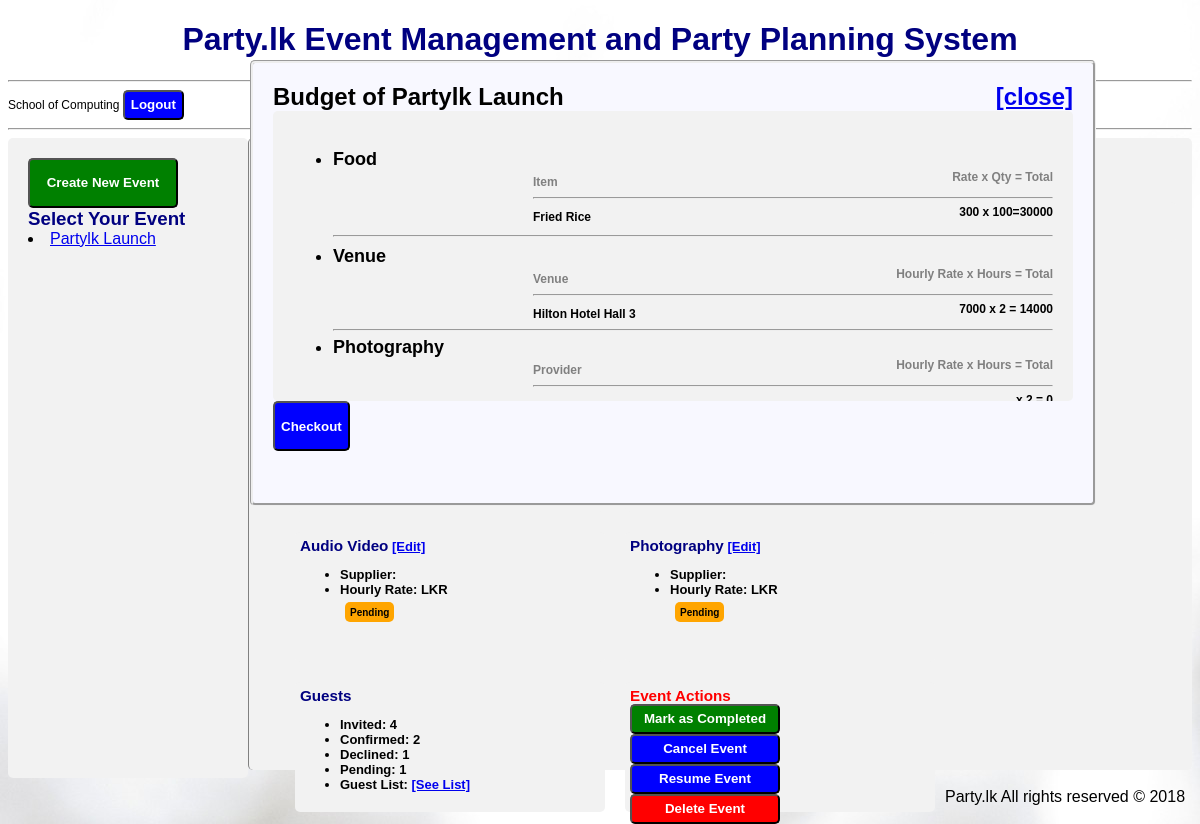
/pages/profile.php?eventid=35&budget=on (signed in), run on the app's committed database.
### tables this page shows
CREATE TABLE `event` (
  `eventid` int(10) NOT NULL,
  `event_name` varchar(255) NOT NULL,
  `location` text NOT NULL,
  `date` varchar(255) NOT NULL,
  `start` varchar(255) NOT NULL,
  `end` varchar(255) NOT NULL,
  `userid` int(11) DEFAULT NULL,
  `status` int(11) NOT NULL,
  `payment` int(11) NOT NULL
);

CREATE TABLE `event_food` (
  `id` int(11) NOT NULL,
  `eventid` int(11) NOT NULL,
  `itemid` int(11) NOT NULL,
  `quantity` int(11) NOT NULL
);

CREATE TABLE `fooditems` (
  `itemid` int(11) NOT NULL,
  `catererid` int(11) NOT NULL,
  `itemname` varchar(255) NOT NULL,
  `price` int(11) NOT NULL,
  `unit` text NOT NULL
);

CREATE TABLE `event_venues` (
  `eventid` int(11) NOT NULL,
  `venueid` int(11) NOT NULL,
  `status` int(11) NOT NULL
);

CREATE TABLE `venues` (
  `venueid` int(11) NOT NULL,
  `venue_name` text NOT NULL,
  `location` text NOT NULL,
  `rate` int(11) NOT NULL,
  `description` text NOT NULL
);

### server/server.php (the view, shortened to what this page needs)
<?php
require('auth.php');
function get_event($user){
    global $db;
    $query0= "SELECT userid FROM user WHERE username='$user'";
    $result0=mysqli_query($db,$query0);
    $userid =  mysqli_fetch_assoc($result0)['userid'];
    $query = "SELECT * FROM event WHERE userid='$userid'";
    $result = mysqli_query($db,$query);
    while ($event = mysqli_fetch_assoc($result)){
        $eventpath = "profile.php?eventid=".$event['eventid'];
        echo "<li> <a href='$eventpath'>",$event['event_name'], "</a></li>";
        }
}
function get_info($eventid){
    global $db,$eventname,$location;
    $query1 = "SELECT * from event WHERE eventid ='$eventid'";
    $result=mysqli_query($db,$query1);
    $event = mysqli_fetch_assoc($result);
    return $event;
}
function get_entry($key,$value ,$table,$column,$overridequery){
        global $db;
        $query = "SELECT * FROM `$table` WHERE `$key` = '$value'";
        if ($overridequery!==0){
            $result= (mysqli_query($db,$overridequery));
            while($entry = mysqli_fetch_assoc($result)){
                echo $entry[$column];
            }
        }
        else{
            $result = mysqli_query($db,$query);
            while($entry = mysqli_fetch_assoc($result)){
                return $entry[$column];
            }
        }
        }
function get_rates($table){
    global $db;
    $eventid = $_SESSION['eventid'];
        $hours = get_info($eventid)['end']- get_info($eventid)['start'];
    $query = "SELECT rate FROM event_av
    INNER JOIN av_suppliers ON event_av.supplierid = av_suppliers.avsupplierid
    WHERE eventid=$eventid";
    $result = mysqli_fetch_assoc(mysqli_query($db,$query));
    $av_rate = $result['rate'];
    $query = "SELECT rate FROM event_photography
    INNER JOIN photographer ON event_photography.photgrapherid = photographer.photographerid
    WHERE eventid=$eventid";
    $result = mysqli_fetch_assoc(mysqli_query($db,$query));
    $photo_rate = $result['rate'];
    $query = "SELECT rate FROM event_venues
    INNER JOIN venues ON event_venues.venueid = venues.venueid
    WHERE eventid=$eventid";
    $result = mysqli_fetch_assoc(mysqli_query($db,$query));
    $venue_rate = $result['rate'];
    $query = "SELECT * FROM event_food
    INNER JOIN fooditems ON event_food.itemid = fooditems.itemid
    WHERE eventid=$eventid";
    $result = mysqli_query($db,$query);
    if($table=='venue'){
        echo $venue_rate .' LKR';
    }
    elseif($table=='av'){
        echo $av_rate .' LKR';
    }
    elseif($table=='photo'){
        echo $photo_rate .' LKR';
    }
    elseif($table=='print_food'){
         while($foodlist=mysqli_fetch_assoc($result)){
            echo'<span style="margin-left:200px;">'.($foodlist['itemname']).'</span>' ;
            echo ' <span style="float:right"> ';
            echo($foodlist['price']) ;
            echo ' x ';
            echo($foodlist['quantity']);
            echo '=';
            $food_amount = $foodlist['price']*$foodlist['quantity'];
            echo $food_amount;
            echo ' </span> ';
            echo '<br>';
      }
    }
    elseif($table=='array'){
        $food_subtotal=0;
        while($foodlist=mysqli_fetch_assoc($result)){
            $food_amount = $foodlist['price']*$foodlist['quantity'];
            $food_subtotal += $food_amount;
      }
        $priceset = array();
        $priceset['hours'] = $hours;
        $priceset['venue'] = $venue_rate;
        $priceset['photo'] = $photo_rate;
        $priceset['av'] = $av_rate;
        $priceset['food'] = $food_subtotal;
        $priceset['subtotal'] = ($venue_rate+$photo_rate+$av_rate)*$hours + $food_subtotal;
        $priceset['total']= $priceset['subtotal']*(1+(10/100))+500;
        return $priceset;
    }
}
function counter($table,$column,$value,$condcol,$condval){
    global $db;
    $query = "SELECT * FROM $table WHERE $column = $value ";
    if ($condcol!==0){
        $query .= "AND $condcol = $condval";
    }
    $result = mysqli_num_rows(mysqli_query($db, $query));
    echo $result;
}
?>

### pages/event.php (shortened to what this page needs)
<?php
$eventid = $_GET['eventid'];
$event= get_info($eventid);
if ($event['status']==0){
    echo '<div class="label_pending">Pending</div>';
}
elseif($event['status']==1){
    echo '<div class="label_completed">Completed</div>';
}
else{
    echo '<div class="label_cancelled">Cancelled</div>';
}
?>
<div>
    <div class="label">
        <h3>General</h3>
        <a id="edit_triggesr" href="#" onClick="set_type('edit_general')">[Edit]</a>
        <ul>
            <li>
            </li>
            <li>
            </li>
            <li>
            </li>
            <li>
            </li>
        </ul>
    </div>
    <div class="label">
        <h3>Budget</h3><br>
        <span style="font-size:20px;">
        </span>
        <ul>
        <li>
            </li>
            <li>
            </li>
            <span>
                <?php
                    $pay_stat =  get_entry('eventid',$eventid,'event','payment',0);
                    if($pay_stat==1){
                        echo '<div style="display:inline-block; margin:5px;;height:10px;font-size:10px;" class="label_completed">Paid</div>';
                    }
                    else{
                        echo '<div style="display:inline-block; margin:5px;;height:10px;font-size:10px;" class="label_pending">Payment Pending</div>';
                    }
                ;?>
            </span><br>
            <span>
                <a id="edit_trigger" href="#" onClick="set_type('budget')">See Detailed Budget</a>
            </span>
        </ul>
    </div>
    <div class="label">
        <h3>Venue</h3>
        <a id="edit_trigger" href="#" onClick="set_type('edit_venue')">[Edit]</a>
        <ul>
            <li>
            </li>
            <li>
            </li>
            <span>
                <?php
                    $ven_stat =  get_entry('eventid',$eventid,'event_venues','status',0);
                    if($ven_stat==1){
                        echo '<div style="display:inline-block; margin:5px;;height:10px;font-size:10px;" class="label_completed">Booking Completed</div>';
                    }
                    else{
                        echo '<div style="display:inline-block; margin:5px;;height:10px;font-size:10px;" class="label_pending">Booking Pending</div>';
                    }
                ;?>
            </span>
        </ul>
    </div>
    <div class="label">
        <h3>Food</h3>
    <a id="edit_trigger" href="#" onClick="set_type('edit_caterer')">[Edit]</a>
        <ul>
            <li> Caterer:
            </li>
            <li>
                Food Items: <a id="foodlist" href="#foodlist" onClick="set_type('food_list')">[see list]</a>
            </li>
            <span>
            <?php
                    $pay_stat =  get_entry('eventid',$eventid,'event_catering','status',0);
                    if($pay_stat==1){
                        echo '<div style="display:inline-block; margin:5px;;height:10px;font-size:10px;" class="label_completed">Order Accepted</div>';
                    }
                    else{
                        echo '<div style="display:inline-block; margin:5px;;height:10px;font-size:10px;" class="label_pending">Order Pending</div>';
                    }
                ;?>
            </span>
        </ul>
    </div>
    <div class="label">
        <h3>Audio Video</h3>
        <a id="edit_trigger" href="#" onClick="set_type('edit_av')">[Edit]</a>
        <ul>
            <li> Supplier:
            </li>
            <li>Hourly Rate: <?php get_rates('av');?></li>
            <span>
            <?php
                    $pay_stat =  get_entry('eventid',$eventid,'event_av','status',0);
                    if($pay_stat==1){
                        echo '<div style="display:inline-block; margin:5px;;height:10px;font-size:10px;" class="label_completed">Confirmed</div>';
                    }
                    else{
                        echo '<div style="display:inline-block; margin:5px;;height:10px;font-size:10px;" class="label_pending">Pending</div>';
                    }
                ;?>
            </span>
        </ul>
    </div>
    <div class="label">
        <h3>Photography</h3>
        <a id="edit_trigger" href="#" onClick="set_type('edit_photo')">[Edit]</a>
        <ul>
            <li> Supplier:
            </li>
            <li>Hourly Rate: <?php get_rates('photo');?></li>
            <span>
            <?php
                    $pay_stat =  get_entry('eventid',$eventid,'event','payment',0);
                    if($pay_stat==1){
                        echo '<div style="display:inline-block; margin:5px;;height:10px;font-size:10px;" class="label_completed">Confirmed</div>';
                    }
                    else{
                        echo '<div style="display:inline-block; margin:5px;;height:10px;font-size:10px;" class="label_pending">Pending</div>';
                    }
                ;?>
            </span>
        </ul>
    </div>
    <div class="label" id="guests">
        <h3>Guests</h3>
            <ul>
                <li>
                    Invited: <?php counter('guests','eventid',$eventid,0,0);?>
                </li>
                <li>
                    Confirmed: <?php counter('guests','eventid',$eventid,'rsvp',1);?>
                </li>
                <li>
                    Declined: <?php counter('guests','eventid',$eventid,'rsvp',2);?>
                </li>
                <li>
                    Pending: <?php counter('guests','eventid',$eventid,'rsvp',0);?>
                </li>
                <li>
                    Guest List: <a id="edit_trigger" href="#"onClick="set_type('edit_guests')">[See List]</a>
                </li>
            </ul>
    </div>
    <div class="label">
        <h3 style="color:red">Event Actions</h3>
        <form action = "../server/server.php" method="POST">
        <button name="event_complete" style="height:30px;background-color:green;width:150px">Mark as Completed</button>
        <button name="event_cancel" style="height:30px;width:150px">Cancel Event</button>
        <button name="event_resume" style="height:30px;width:150px">Resume Event</button>
        <button name="event_delete" style="height:30px; background-color:red;width:150px">Delete Event</button>
        </form>
    </div>
    <div id ="budget" style = "height:400px" class = "newevent">
        Budget of
        <?php
            echo '<a style="float:right" href="../pages/profile.php?eventid='.$eventid.'">[close]</a>';
            echo $event['event_name'].'<br>';
            $rates= get_rates('array');
        ?>
        <div style="overflow:auto;height:250px;font-size:12px;">
            <ul style="font-size:18px;">
                <li>
                    Food<br>
                    <span style="font-size:12px;">
                        <span style="margin-left:200px;color:gray">Item</span>
                        <span style="float:right;color:gray">Rate x Qty = Total</span><br>
                        <hr style="margin-left:200px">
                        <?php get_rates('print_food');?>
                    </span>
                    <hr>
                </li>
                <li>
                    Venue <br>
                    <span style="font-size:12px;">
                        <span style="margin-left:200px;color:gray">Venue</span>
                        <span style="float:right;color:gray">Hourly Rate x Hours = Total</span><br>
                        <hr style="margin-left:200px">
                        <span style="margin-left:200px;">
                        <?php
                $overridequery_venue = "SELECT `venues`.`venue_name`,`event_venues`.`eventid` FROM `venues`
                INNER JOIN `event_venues`
                ON `venues`.`venueid` = event_venues.venueid
                WHERE `event_venues`.`eventid` = '$eventid'";
                get_entry('eventid',$eventid,'event_venues','venue_name',$overridequery_venue);?>
                        </span>
                        <span style="float:right">
                            <?php
                            $rate = $rates['venue'];
                            $hours = $rates['hours'];
                            echo $rate.' x '.$hours .' = '.$rate*$hours;
                            ?>
                        </span><br>
                    <hr>
                </li>
                <li>
                    Photography <br>
                    <span style="font-size:12px;">
                        <span style="margin-left:200px;color:gray">Provider</span>
                        <span style="float:right;color:gray">Hourly Rate x Hours = Total</span><br>
                        <hr style="margin-left:200px">
                        <span style="float:right">
                            <?php
                            $rate = $rates['photo'];
                            echo $rate.' x '.$hours .' = '.$rate*$hours;
                            ?>
                        </span><br>
                    </span>
                </li>
            </ul>
</div>
            <button onclick = "set_type('checkout')">Checkout</button>
        </div>
</div>

### assets/css/styles.css (style rules this page uses)
body { font-family: 'Gill Sans', 'Gill Sans MT', Calibri, 'Trebuchet MS', sans-serif; }
h3 { color: navy; text-align: center; size:100px; display: inline; }
div { border-radius: 5px; background-color: #f2f2f2; padding: 20px; }
.newevent { background-color:ghostwhite; border-style: groove; position: fixed; width:800px; height:400px; margin: 10px; z-index: 1; top:50px; left:20%; display:none; opacity: 0; box-shadow: 5px; }
.label { width: 300px; height:120px; font-size: 13px; display: block; padding: 5px; float: left; margin: 10px; }
.label_pending { background-color:orange; display: inline; padding: 5px; font-size: 12px; }
.label_cancelled { background-color:red; display: inline; padding: 5px; font-size: 12px; }

### pages/profile.php (style rules this page uses)
.label { width: 300px; height:120px; font-size: 13px; display: block; padding: 5px; float: left; margin: 10px; }
button { border-radius: 5px; background-color: blue; color:white; font-weight: bold; height: 50px; }

### data on the page
event: event_name "Partylk Launch"
event_food: fooditems.itemname "Fried Rice", fooditems.price "300", quantity "100", quantity.price "30000"
event_venues: venueid.venue_name "Hilton Hotel Hall 3"

### other printed values
$fullname "School of Computing"
$result "4 2 1 1"
$rate "7000"
$hours "2"
$rate*$hours "14000"
